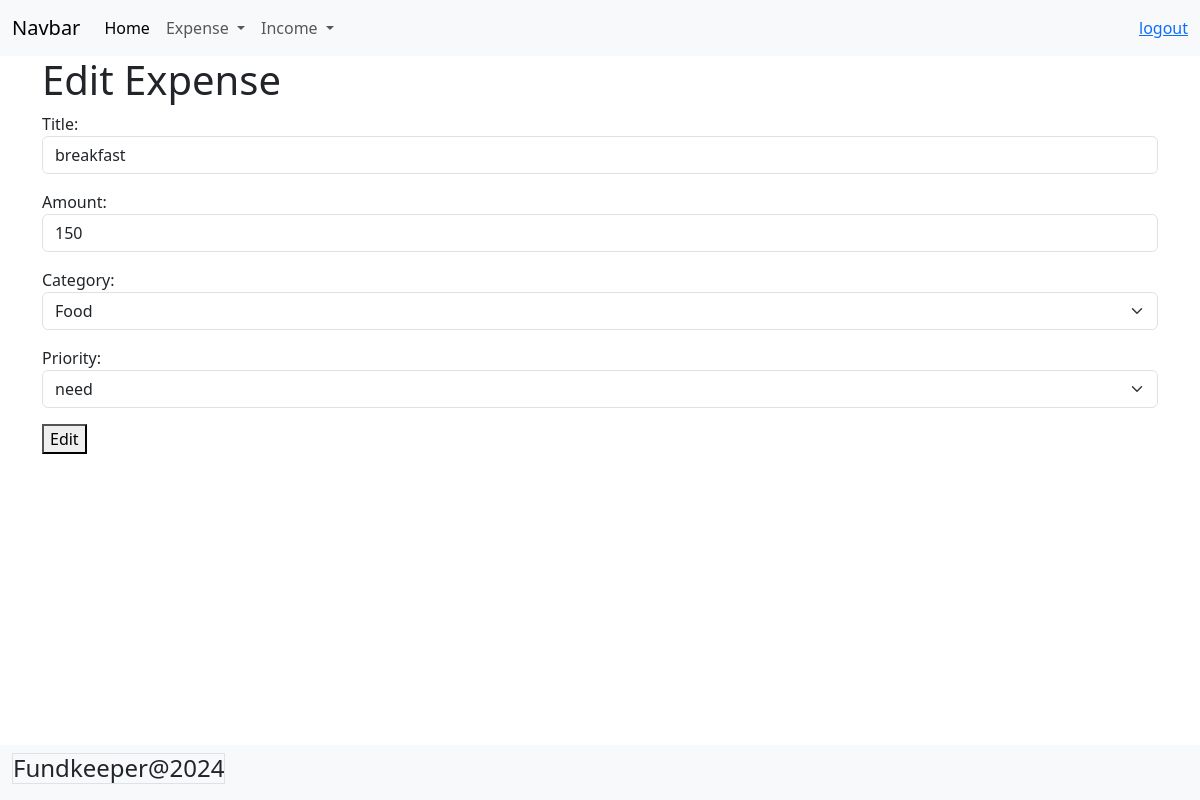
Page /expense/1/update/ (signed in) on the committed database.
### budget/models.py (models this page shows, shortened)
class Expense(models.Model):
    title=models.CharField(max_length=200)
    amount=models.PositiveIntegerField()
    expense_categories = (
        ("Housing", "Housing"),
        ("Transportation", "Transportation"),
        ("Food", "Food"),
        ("Health", "Health"),
        ("Entertainment", "Entertainment"),
        ("DebtPayments", "Debt Payments"),
        ("PersonalCare", "Personal Care"),
        ("Education", "Education"),
        ("Savings", "Savings"),
        ("Miscellaneous", "Miscellaneous")
    )
    category=models.CharField(max_length=200,choices=expense_categories,default="Miscellaneous")
    user_object=models.ForeignKey(User,on_delete=models.CASCADE)
    created_date=models.DateTimeField(auto_now_add=True)
    priority_options=(
        ("need","need"),
        ("want","want")
    )
    priority=models.CharField(max_length=200,choices=priority_options,default="need")

### budget/views.py (the view, shortened to what this page needs)
# urls.py: path('expense/<int:pk>/update/',views.ExpenseUpdateView.as_view(),name="expense-update"),
@method_decorator(signin_required,name="dispatch")
class ExpenseUpdateView(View):
    def get(self,request,*args,**kwargs):
        id=kwargs.get("pk")
        expense_object=Expense.objects.get(id=id)
        form_instance=ExpenseModelForm(instance=expense_object)
        return render(request,"expense_update.html",{"form":form_instance})

### budget/forms.py
class ExpenseModelForm(forms.ModelForm):
    class Meta:
        model=Expense
        exclude=("id","created_date","user_object")
        widgets={
            "title":forms.TextInput(attrs={"class":"form-control mb-3"}),
            "amount":forms.NumberInput(attrs={"class":"form-control mb-3"}),
            "category":forms.Select(attrs={"class":"form-control form-select mb-3"}),
            "priority":forms.Select(attrs={"class":"form-control form-select mb-3"}),
        }

### budget/templates/expense_update.html (shortened to what this page needs)
{%extends 'base.html'%}
{%block main_block%}
<div class="container">
    <h1>Edit Expense</h1>
    <form action="" method="post">
        {{form}}
        <button type="submit">Edit</button>
    </form>
</div>
{%endblock%}

### rows in the picture
Expense: title "breakfast", amount "150", category "Food", priority "need"
